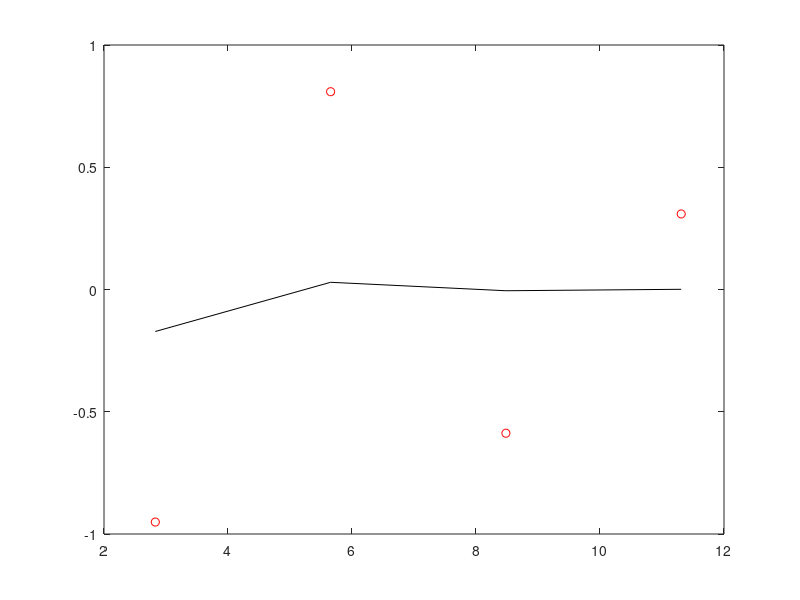

MATLAB code to generate this figure:
%%% Solution of Boundary Value Probem using Finite Difference Method %%%

%% u''= 6t u(0)= 0; u(1)= 8; ORIGINAL FUNCTION %%
%% u'' +u=0 u(0)=1; u(9pi/2)=0 %%
%%
clear all; clc;

%%
n= input('Number of grid points');
% a=0; b=1;
a=0; b=(9*pi)/2;
h=(b-a)/n;
t= a+(1:n-1)'*h;
% B= 6*h^2*t;
B= 0*t;
% b(1,1)=b(1,1)-0; % 0 is the prescribed value of u at t=0
% b(n-1,1)= b(n-1,1)-8; % 8 is the prescribed value of u at t=1
B(1,1)=-1; % 0 is the prescribed value of u at t=0
B(n-1,1)= B(n-1,1)-0; % 0 is the prescribed value of u at t=1

% rows= [-2 1 zeros(1,n-3)];
% columns= [-2 1 zeros(1,n-3)];

rows= [(h.^2-2) 1 zeros(1,n-3)];
columns= [(h.^2-2) 1 zeros(1,n-3)];
A= toeplitz(columns, rows);

u= A\B;
% v= t.^3+7*t;
v=  cos(t);
plot(t,u,'k-', t, v, 'ro');
%%